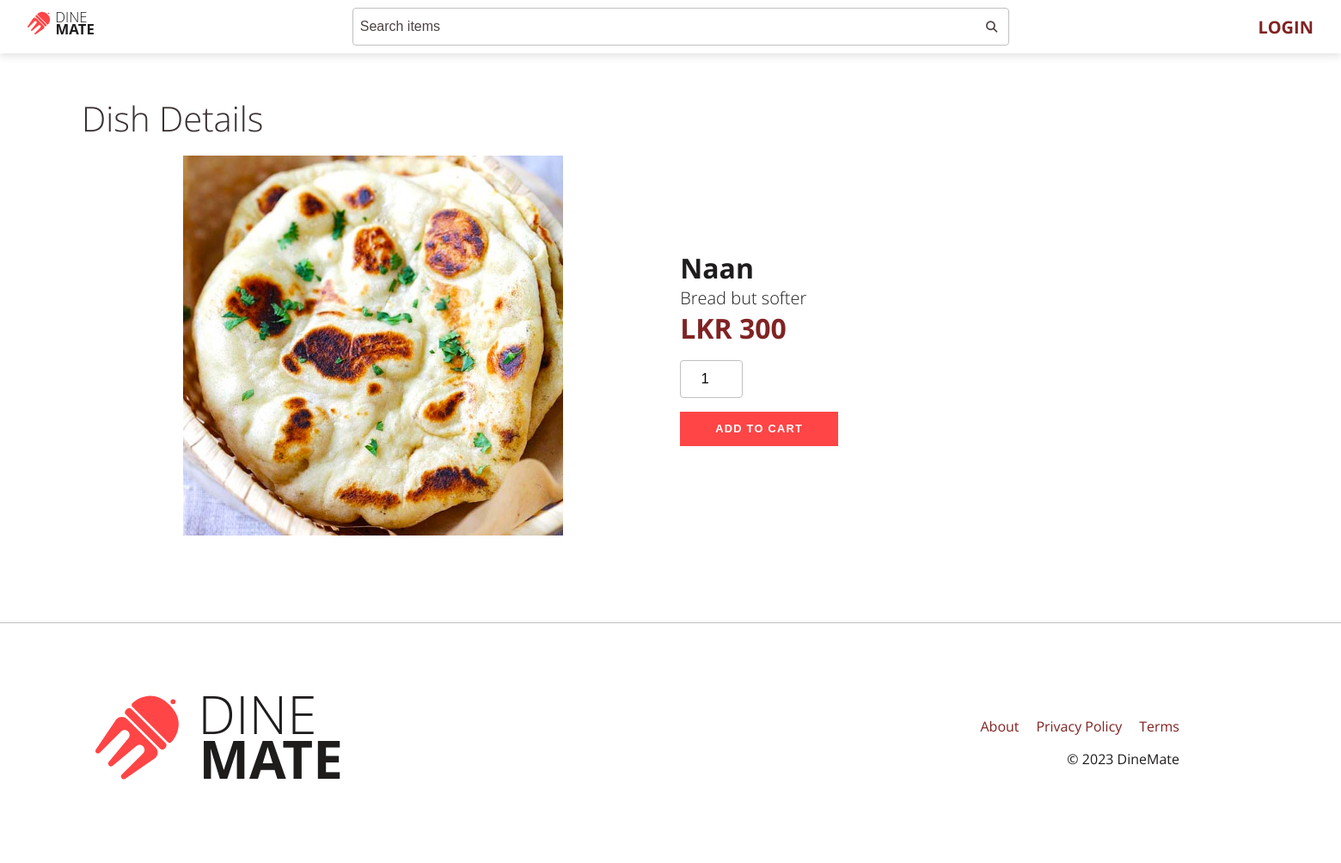
/dish/id/38, run on the app's committed database.
### tables this page shows
CREATE TABLE `dishes`
(
    `dish_id`       int(11)      NOT NULL,
    `dish_name`     varchar(255) NOT NULL,
    `net_price`     float        NOT NULL,
    `selling_price` float        NOT NULL,
    `description`   varchar(500) NOT NULL,
    `prep_time`     int(11)      NOT NULL,
    `image_url`     varchar(200) DEFAULT NULL
);

### app/core/Controller.php (called while the page is built, shortened)
<?php
trait Controller
{
    public function view(string $view, array $data = []): void
    {
        $filename = "../app/views/" . $view . ".view.php";
        require $filename;
    }
}

### app/core/App.php (called while the page is built, shortened)
<?php
class App
{
    private mixed $module = "";
    private mixed $controller = "home";
    private string $method = "index";
    function __construct()
    {
        $url = $this->splitUrl();
        $controllerPath = "../app/controllers/";
        $path = $controllerPath;
        $path .= ucfirst($url[0] ?? $this->controller) . ".php";
        if (isset($url[0])) {
            if (file_exists($path)) {
                $this->controller = $url[0];
                unset($url[0]);
            } else {
                $this->controller = null;
            }
        }
        if ($this->controller) {
            if ($this->module) {
                $this->controller = "controllers\\" . $this->module . "\\" . $this->controller;
            } else {
                $this->controller = "controllers\\" . $this->controller;
            }
            $this->controller = new $this->controller;
            if (isset($url[1])) {
                if (method_exists($this->controller, $url[1])) {
                    $this->method = $url[1];
                    unset($url[1]);
                } else {
                    $this->controller = null;
                }
            }
        } else {
            $this->controller = null;
        }
        $this->params = $url ? array_values($url) : [];
        call_user_func_array([$this->controller, $this->method], $this->params);
    }
    private function splitUrl(): array
    {
        if (isset($_GET["url"])) {
            return explode("/", filter_var(rtrim($_GET["url"], "/"), FILTER_SANITIZE_URL));
        } else {
            return [];
        }
    }
}

### public/index.php (called while the page is built, shortened)
<?php
$app = new App();

### app/models/Dish.php (called while the page is built, shortened)
<?php
class Dish extends Model
{
    public function __construct()
    {
        $this->table = "dishes";
    }
    public function getDishById($id): bool|object
    {
        return $this->select()->where("dish_id", $id)->fetch();
    }
}

### app/core/Model.php (called while the page is built, shortened)
<?php
class Model
{
    protected string $table = "";
    public function select(array|string $column_list = "*"): Model
    {
        if (is_array($column_list)) {
            for ($i = 0; $i < count($column_list); $i++) {
                if (!str_contains($column_list[$i], ".")) {
                    $column_list[$i] = $this->table . "." . $column_list[$i];
                }
            }
            $column_list = implode(", ", $column_list);
        } else {
            if (!str_contains($column_list, ".")) {
                $column_list = $this->table . "." . $column_list;
            }
        }
        return $this;
    }
    public function where(string $column, string $value, string $operator = "="): Model
    {
        return $this;
    }
}

### app/core/Database.php (called while the page is built, shortened)
<?php
trait Database
{
    protected string $query = "";
    protected array $data = [];
    private ?PDO $db = null;
    public function execute(): PDOStatement
    {
        try {
            $statement = $this->prepare($this->query);
            $statement->execute($this->data);
            $this->query = "";
            $this->data = [];
            return $statement;
        } catch (PDOException $e) {
            die($e->getMessage());
        }
    }
    protected function prepare(string $query): PDOStatement
    {
        try {
            return $this->db->prepare($query);
        } catch (Exception $e) {
            die($e->getMessage());
        }
    }
    private function connect(): void
    {
        try {
            $connection_string = "mysql:hostname=" . DB_HOST . ";dbname=" . DB_NAME;
            $this->db = new PDO($connection_string, DB_USER, DB_PASS, [
                PDO::ATTR_ERRMODE => PDO::ERRMODE_EXCEPTION,
                PDO::ATTR_DEFAULT_FETCH_MODE => PDO::FETCH_OBJ
            ]);
        } catch (PDOException $e) {
            die($e->getMessage());
        }
    }
    public function fetch(): object|false
    {
        return $this->execute()->fetch();
    }
}

### app/views/dish.view.php (the view, shortened to what this page needs)
<!DOCTYPE html>
<html lang="en">
<head>
    <?php include VIEWS . "/partials/home/head.partial.php" ?>
</head>
<body class="body-min-vh-100">
<div class="wrapper">
    <?php include VIEWS . "/partials/home/navbar.partial.php" ?>
    <div class="container my-5">
        <?php if (isset($dish)) : ?>
            <h1 class="display-4 mb-3">Dish Details</h1>
            <div class="row">
                <div class="col-lg-4 col-md-5 col-12">
                    <img src="<?php echo ASSETS . "/images/dishes/" . $dish->image_url ?>" alt="<?= $dish->dish_name ?>"
                         class="img-fluid">
                </div>
                <div class="col-lg-5 col-md-7 col-12 d-flex flex-column justify-content-center">
                    <h1><?= $dish->dish_name ?></h1>
                    <p class="lead"><?= $dish->description ?></p>
                    <div class="secondary display-5 fw-bold">LKR <?= $dish->selling_price ?></div>
                    <form action="<?= ROOT ?>/cart/add" method="post">
                        <input type="number" step="1" min="1" max="10" class="form-control text-center my-3"
                               placeholder="Qty" name="quantity"
                               value="1" style="width: auto" required>
                        <button type="submit" class="btn btn-primary text-uppercase">Add to Cart</button>
                    </form>
                </div>
            </div>
        <?php endif ?>
    </div>
</div>
<?php include VIEWS . "/partials/home/footer.partial.php"; ?>
</body>
</html>

### public/assets/css/styles.css (style rules this page uses)
* { margin: 0; padding: 0; list-style: none; box-sizing: border-box; }
.secondary { color: #802323 !important; }
.display-4 { font-size: 2.5rem !important; font-weight: 300 !important; color: #3A3131; }
.display-5 { font-size: 2rem !important; font-weight: 300 !important; color: #3A3131; }
.fw-bold { font-weight: 700 !important; }
.text-center { text-align: center; }
.text-uppercase { text-transform: uppercase !important; }
.lead { font-size: 1.25rem; font-weight: 300; color: #1F1C1C; }
.flex-column { flex-direction: column; }
.justify-content-center { justify-content: center; }
.body-min-vh-100 { min-height: 100vh; display: flex; flex-direction: column; justify-content: space-between; }
.row { display: flex; flex-direction: row; flex-wrap: wrap; align-items: stretch; align-content: stretch; justify-content: space-between; }
.col-12 { flex: 0 0 100%; max-width: calc(100% - 15px); }
@media (min-width: 768px) { .col-md-5 { flex: 0 0 41.666667%; max-width: calc(41.666667% - 15px); } }
@media (min-width: 768px) { .col-md-7 { flex: 0 0 58.333333%; max-width: calc(58.333333% - 15px); } }
@media (min-width: 992px) { .col-lg-4 { flex: 0 0 33.333333%; max-width: calc(33.333333% - 15px); } }
@media (min-width: 992px) { .col-lg-5 { flex: 0 0 41.666667%; max-width: calc(41.666667% - 15px); } }
.mb-3 { margin-bottom: 1rem !important; }
.my-3 { margin-top: 1rem !important; margin-bottom: 1rem !important; }
.my-5 { margin-top: 3rem !important; margin-bottom: 3rem !important; }
.d-flex { display: flex !important; }
.container { width: 100%; padding-right: 15px; padding-left: 15px; margin-right: auto; margin-left: auto; max-width: 1400px; }
.img-fluid { max-width: 100%; height: auto; }
.form-control { display: block; width: 100%; padding: 0.75rem 0.5rem; font-size: 1rem; border: 1px solid #C0C0C0; border-radius: 4px; }
.form-control::placeholder { color: #4D4242; opacity: 1; }
.btn { padding: 0.6rem 2.5rem; font-size: 0.8rem; font-weight: 600; text-decoration: none; line-height: 1.5; border-radius: 0; border: 1px solid transparent; cursor: pointer; transition: all 0.2s ease-in-out; letter-spacing: 0.1em; }
.btn.btn-primary { color: #FFFFFF; background-color: #FF4546; border-color: #FF4546; }
body { font-family: "Open Sans", sans-serif; font-size: 16px; color: #1F1C1C; background-color: #FFFFFF; overflow-x: hidden; }

### data on the page
dishes: image_url+dish_name (picture), dish_name "Naan", description "Bread but softer", selling_price "300"
